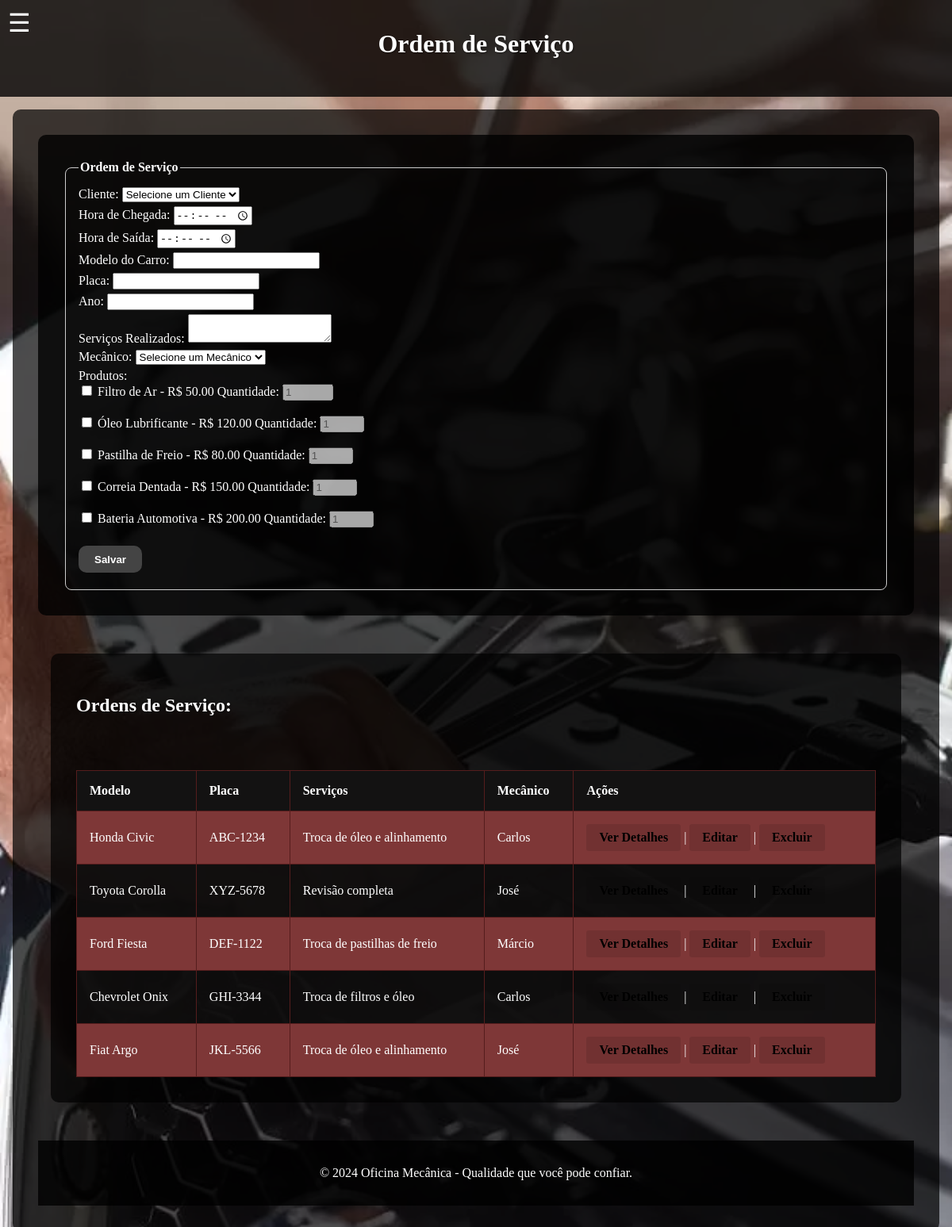
/ordem_servico.php (signed in), run on the app's committed database.
### tables this page shows
CREATE TABLE produtos (
    id INT AUTO_INCREMENT PRIMARY KEY,
    nome VARCHAR(255) NOT NULL,
    preco DECIMAL(10, 2) NOT NULL,
    quantidade INT
);

CREATE TABLE ordens_servico (
    id INT AUTO_INCREMENT PRIMARY KEY,
    hora_chegada TIME,
    hora_saida TIME,
    modelo VARCHAR(255),
    placa VARCHAR(20),
    ano INT,
    servicos TEXT,
    mecanico VARCHAR(100),
    cliente_id INT, 
    FOREIGN KEY (cliente_id) REFERENCES clientes(id) 
);

### ordem_servico.php (the view, shortened to what this page needs)
<?php
include 'dbConexao.php';
?>
<!DOCTYPE html>
<html lang="pt-BR">
<head>
    <link rel="stylesheet" href="style.css">
</head>
<body>
    <header>
        <div class="menu-icon" onclick="toggleMenu()" aria-label="Abrir menu">&#9776;</div>
        <h1>Ordem de Serviço</h1>
    </header>
    <main>
        <form method="POST">
            <fieldset>
                <legend>Ordem de Serviço</legend>
                <div class="form-group">
                    <label for="cliente_id">Cliente:</label>
                    <select id="cliente_id" name="cliente_id" required>
                        <option value="">Selecione um Cliente</option>
                    </select>
                </div>
                <div class="form-group">
                    <label for="hora_chegada">Hora de Chegada:</label>
                    <input type="time" id="hora_chegada" name="hora_chegada" value="<?php echo isset($order) ? $order['hora_chegada'] : ''; ?>" required>
                </div>
                <div class="form-group">
                    <label for="hora_saida">Hora de Saída:</label>
                    <input type="time" id="hora_saida" name="hora_saida" value="<?php echo isset($order) ? $order['hora_saida'] : ''; ?>" required>
                </div>
                <div class="form-group">
                    <label for="modelo">Modelo do Carro:</label>
                    <input type="text" id="modelo" name="modelo" value="<?php echo isset($order) ? $order['modelo'] : ''; ?>" required>
                </div>
                <div class="form-group">
                    <label for="placa">Placa:</label>
                    <input type="text" id="placa" name="placa" value="<?php echo isset($order) ? $order['placa'] : ''; ?>" required>
                </div>
                <div class="form-group">
                    <label for="ano">Ano:</label>
                    <input type="number" id="ano" name="ano" value="<?php echo isset($order) ? $order['ano'] : ''; ?>" required>
                </div>
                <div class="form-group">
                    <label for="servicos">Serviços Realizados:</label>
                    <textarea id="servicos" name="servicos" required><?php echo isset($order) ? $order['servicos'] : ''; ?></textarea>
                </div>
                <div class="form-group">
                    <label for="mecanico">Mecânico:</label>
                    <select id="mecanico" name="mecanico" required>
                        <option value="">Selecione um Mecânico</option>
                    </select>
                </div>
                <div class="form-group">
                    <label for="produtos">Produtos:</label>
                    <div id="produtos-list">
                        <?php
                        $produtosQuery = "SELECT * FROM produtos WHERE quantidade > 0";
                        $produtosResult = $conn->query($produtosQuery);
                        while ($row = $produtosResult->fetch_assoc()) {
                            echo "
                            <div class='produto-item'>
                                <label for='produto_{$row['id']}'>
                                    <input type='checkbox' name='produtos[{$row['id']}]' value='{$row['id']}' id='produto_{$row['id']}'>
                                    {$row['nome']} - R$ {$row['preco']}
                                </label>
                                <label for='quantidade_{$row['id']}'>Quantidade:</label>
                                <input type='number' name='quantidade[{$row['id']}]' id='quantidade_{$row['id']}' min='1' max='{$row['quantidade']}' value='1' class='quantidade-input' disabled>
                            </div>
                            <br>";
                        }
                        ?>
                    </div>
                </div>
                <div class="form-group">
                    <button type="submit" class="btn">Salvar</button>
                </div>
            </fieldset>
        </form>
        <main>
            <h2>Ordens de Serviço:</h2>
            <table>
                <tr>
                    <th>Modelo</th>
                    <th>Placa</th>
                    <th>Serviços</th>
                    <th>Mecânico</th>
                    <th>Ações</th>
                </tr>
                <?php
                $sql = "SELECT * FROM ordens_servico";
                $result = $conn->query($sql);
                while ($row = $result->fetch_assoc()) {
                    echo "<tr>
                        <td>" . htmlspecialchars($row['modelo']) . "</td>
                        <td>" . htmlspecialchars($row['placa']) . "</td>
                        <td>" . htmlspecialchars($row['servicos']) . "</td>
                        <td>" . htmlspecialchars($row['mecanico']) . "</td>
                        <td>
                            <a href='javascript:void(0);' onclick='openOrderDetails({$row['id']})' class='action-button'>Ver Detalhes</a> |
                            <a href='ordem_servico.php?edit_order={$row['id']}' class='action-button'>Editar</a> |
                            <a href='painel.php?delete_order={$row['id']}' onclick='return confirm(\"Tem certeza que deseja excluir esta ordem de serviço?\");' class='action-button delete'>Excluir</a>
                        </td>
                    </tr>";
                }
                ?>
            </table>
        </main>
        <footer>
            <p>&copy; 2024 Oficina Mecânica - Qualidade que você pode confiar.</p>
        </footer>
</body>
</html>

### style.css (style rules this page uses)
body { margin: 0; padding: 0; background: url('oficina.jpg') no-repeat center center fixed; background-size: cover; color: #fff; }
header { background-color: rgba(0, 0, 0, 0.8); color: #fff; padding: 1em; position: relative; text-align: center; }
header h1 { margin-bottom: 1em; }
.menu-icon { font-size: 2em; cursor: pointer; display: block; position: absolute; top: 10px; left: 10px; }
main { padding: 2em; display: flex; flex-direction: column; gap: 2em; background: rgba(0, 0, 0, 0.7); margin: 1em; border-radius: 10px; }
form { background: rgba(0, 0, 0, 0.8); padding: 2em; border-radius: 10px; color: #fff; }
fieldset { border: 1px solid #ccc; padding: 1em; border-radius: 8px; }
legend { font-weight: bold; }
footer { text-align: center; padding: 1em; background: rgba(0, 0, 0, 0.8); position: relative; bottom: 0; color: #fff; }
button { background-color: #444; color: #fff; border: none; padding: 0.5em 1em; cursor: pointer; border-radius: 15px; }
h1, h2, p, label { text-shadow: 1px 1px 3px rgba(0, 0, 0, 0.5); }
table { width: 100%; border-collapse: collapse; margin-top: 1em; background: rgba(17, 16, 16, 0.8); border-radius: 10px; }
table th, table td { padding: 1em; text-align: left; border: 1px solid #551d1d; }
table th { background: #131212; color: white; }
table tr:nth-child(even) { background: #7e3737; }
.action-button { background-color: rgba(0, 0, 0, 0.10); color: #000; border: none; padding: 0.5em 1em; border-radius: 3px; cursor: pointer; font-weight: bold; text-decoration: none; display: inline-block; }
form button { background-color: rgba (0, 0, 0, 0.7); color: white; padding: 0.7em 1.5em; border-radius: 10px; border: none; font-weight: bold; cursor: pointer; }
.form-group { margin-bottom: 5px; }
textarea { resize: vertical; }

### data on the page
produtos: nome "Filtro de Ar", preco "50.00", id "1"
produtos: nome "Óleo Lubrificante", preco "120.00"
produtos: nome "Pastilha de Freio", preco "80.00"
produtos: nome "Correia Dentada", preco "150.00"
produtos: nome "Bateria Automotiva", preco "200.00"
ordens_servico: modelo "Honda Civic", placa "ABC-1234", servicos "Troca de óleo e alinhamento", mecanico "Carlos"
ordens_servico: modelo "Toyota Corolla", placa "XYZ-5678", servicos "Revisão completa", mecanico "José"
ordens_servico: modelo "Ford Fiesta", placa "DEF-1122", servicos "Troca de pastilhas de freio", mecanico "Márcio"
ordens_servico: modelo "Chevrolet Onix", placa "GHI-3344", servicos "Troca de filtros e óleo", mecanico "Carlos"
ordens_servico: modelo "Fiat Argo", placa "JKL-5566", servicos "Troca de óleo e alinhamento", mecanico "José"
